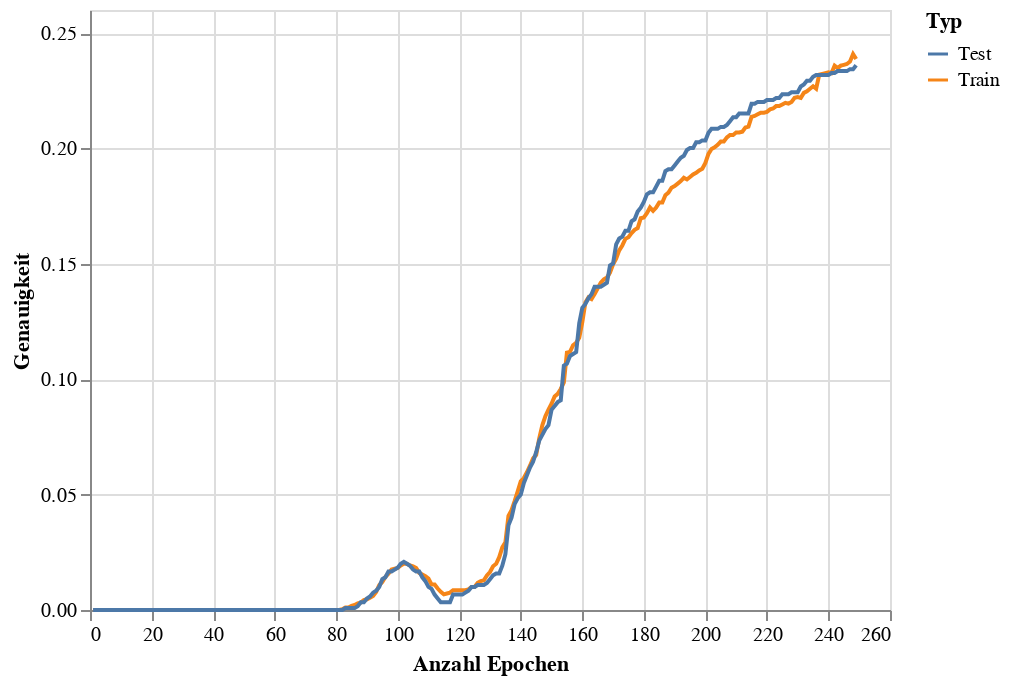

The cell this chart's notebook holds for it:
### Code cell
train_eval_accuracy_chart = alt.Chart(accuracy_df).mark_line().encode(
    x = alt.X('Epoch',title='Anzahl Epochen'),
    y = alt.Y('Accuracy',title='Genauigkeit'),
    color = alt.Color('Type',title='Typ')
)
train_eval_accuracy_chart

### Figure 1 — Vega-Lite specification as saved in the notebook (floating-point values rounded to 4 significant figures; data arrays with more than 128 entries replaced by an {"elided": "..."} marker saying what was removed)
{"config": {"view": {"continuousWidth": 400, "continuousHeight": 300}}, "data": {"name": "data-16c0b07a034ab0fbcdc52528a03ada69"}, "mark": "line", "encoding": {"color": {"field": "Type", "title": "Typ", "type": "nominal"}, "x": {"field": "Epoch", "title": "Anzahl Epochen", "type": "quantitative"}, "y": {"field": "Accuracy", "title": "Genauigkeit", "type": "quantitative"}}, "$schema": "https://vega.github.io/schema/vega-lite/v4.17.0.json", "datasets": {"data-16c0b07a034ab0fbcdc52528a03ada69": {"elided": "498 records"}}}
